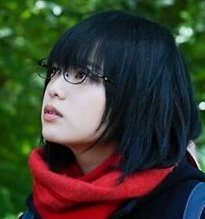
#> input picture notebook/csc420/assets/yurina.jpg, 205 x 219 px
$ jupyter execute linear_filters.ipynb
#> lines starting #> are read from the running program, lines starting #| are printed output that depends on the picture; after the words box and inside, x2 and y2 are one past the last pixel; in counts of white or black regions, pixels touching at a corner belong together
# Linear Filters

[cell 1]
import cv2
import numpy as np
from matplotlib import pyplot as plt
import math

def imshow(img, ax=None, title="", bgr=True):
    # since plt and cv2 have different RGB sorting
    if bgr:
        img = cv2.cvtColor(img,cv2.COLOR_BGR2RGB)
    if ax == None:
        plt.imshow(img.astype(np.uint8))
        plt.axis("off")
        plt.title(title)
    else:
        ax.imshow(img.astype(np.uint8))
        ax.set_axis_off()
        ax.set_title(title)

plt.rcParams["figure.figsize"] = (12,6)

## Images

Denote a image (matrix of integer values) as $I$
For gray-scale images, $I_{m\times n}$; where $I(i,j)$ is called intensity
For color images, $I_{m\times n\times \{1,2,3\}}$, 3 for RGB values

Alternatively, think of a grayscale image as a mapping $I:\mathbb N^2 \rightarrow \{0,1,...,255\}$, i.e. position $(i,j)\rightarrow$ gray-scale, where 0 is black, 255 is white

__Example__
For image $I(i,j)$; $I(i,j)+50$ lighten the image, $I(i,-j)$ rotate the image horizontally

[cell 2]
# load as gray scale
img_gray = cv2.imread("./assets/yurina.jpg", cv2.IMREAD_GRAYSCALE)
#> img_gray: shape (219, 205); min 0, max 246, mean 59.4
# load as colored
img = cv2.imread("./assets/yurina.jpg")
#> img is the input picture: shape (219, 205, 3); mean B, G, R 48.8, 61.5, 59.4

[cell 3]
img1 = cv2.add(img_gray, 50)
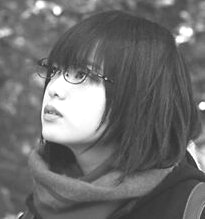
#> img1: shape (219, 205); min 50, max 255, mean 109.2
img2 = cv2.flip(img, 1)
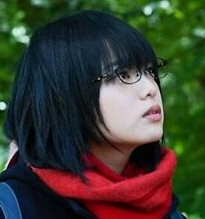
#> img2: shape (219, 205, 3); mean B, G, R 48.8, 61.5, 59.4

fig, axs = plt.subplots(2, 2, figsize = (8, 10))
imshow(img, axs[0][0], "I(i,j) colored")
imshow(img2, axs[0][1], "I(i,-j) colered")
imshow(img_gray, axs[1][0], "I(i,j) gray scale")
imshow(img1, axs[1][1], "I(i,j) + 50")

## Image filters
Modify the pixels in an image based on some function of a local neighborhood of each pixel

Can be used to enhance (denoise), detect patterns (matching), extract information (texture, edges)

### Boundary Effects
Consider the boundary of the image, there are three modes: `full, same, valid`

## Correlation
Given a image $I$, the filtered image is
$$G(i,j) = \sum_{u=-k}^k \sum_{v=-k}^k F(u,v)\cdot I(i+u, j + v)$$
The entries of the weight __kernel__ of __mask__ $F(u,v)$ are often called the __filter coefficients__
Denote this __correlation__ operator $F\otimes I$

OpenCV `cv2.filter2d`

We can also write correlation in a more compact form using vectors, i.e.

Let $\mathbf f = F$ be the kernel matrix, $\mathbf t_{ij} = T_{i,j}(I_{\{i-k, i+k\} \times \{j-k, j+k\}})$ be the matrix of the image centered at $(i,j)$ and of size $2k + 1$, then $G(i,j)=\mathbf f\cdot \mathbf t_{ij}$

And the full image
$$\mathbf G_{m\times n} =
\begin{bmatrix}
G(0,0) &G(0, 1)&... &G(0, n) \\
G(1,0) &G(1, 1)&... &G(1, n) \\
... &...&... &... \\
G(m,0) &G(m, 1)&... &G(m, n) \\
\end{bmatrix}$$

## Example of Filter kernels

### Unchanged
\begin{bmatrix}
0 &0 &0 \\
0 &1 &0 \\
0 &0 &0
\end{bmatrix}
### shifting to the left by 1px
\begin{bmatrix}
0 &0 &0 \\
0 &0 &1 \\
0 &0 &0
\end{bmatrix}

[cell 4]
k_shifting = np.zeros((50,50))
k_shifting[0, 25] = 1
img_shifting = cv2.filter2D(img, -1, k_shifting)
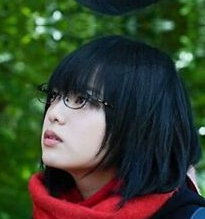
#> img_shifting: shape (219, 205, 3); mean B, G, R 49, 67.6, 57.4

fig, axs = plt.subplots(1, 2, figsize=(8, 4))
imshow(img, axs[0], "Original")
imshow(img_shifting, axs[1], "Shifted to the bottom by 25px")

## Sharpening
$$M1 = \begin{bmatrix}
0 &0 &0 \\
0 &2 &0 \\
0 &0 &0
\end{bmatrix} -
\frac{1}{9}
\begin{bmatrix}
1 &1 &1 \\
1 &1 &1 \\
1 &1 &1
\end{bmatrix}$$
To enhance the effect, using a larger center value
$$M2 = \begin{bmatrix}
0 &0 &0 \\
0 &5 &0 \\
0 &0 &0
\end{bmatrix} -
\frac{4}{9}
\begin{bmatrix}
1 &1 &1 \\
1 &1 &1 \\
1 &1 &1
\end{bmatrix}$$
If we enlarge the matrix to 5
$$M3 = \vec 0_{5\times 5} + [5]_{center} -
\frac{4}{25}
J_{5\times 5}$$

[cell 5]
k_sharp_3_2 = np.zeros((3,3), np.float32)
k_sharp_3_2[1,1] = 2
k_sharp_3_2 = k_sharp_3_2 - np.ones((3,3), np.float32) / 9
img_sharp_3_2 = cv2.filter2D(img, -1, k_sharp_3_2)

k_sharp_3_5 = np.zeros((3,3), np.float32)
k_sharp_3_5[1,1] = 5
k_sharp_3_5 = k_sharp_3_5 - np.ones((3,3), np.float32) *4 / 9
img_sharp_3_5 = cv2.filter2D(img, -1, k_sharp_3_5)

k_sharp_5_5 = np.zeros((5,5), np.float32)
k_sharp_5_5[1,1] = 5
k_sharp_5_5 = k_sharp_5_5 - np.ones((5,5), np.float32) *4 / 25
img_sharp_5_5 = cv2.filter2D(img, -1, k_sharp_5_5)
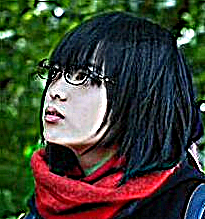
#> img_sharp_5_5: shape (219, 205, 3); mean B, G, R 52.1, 65, 62.9

fig, axs = plt.subplots(1, 3, figsize=(12, 4))
imshow(img_sharp_3_2, axs[0], "Sharpen by M1")
imshow(img_sharp_3_5, axs[1], "Enhanced effect, Sharpen by M2")
imshow(img_sharp_5_5, axs[2], "Enhanced effect, Sharpen by M3")

## Smoothing

### Smoothing 1: Moving Averaging filter
Simplest thing is to replace each pixel by the __average__ of its neighbors, i.e.
$F$ will be a $(2k+1)^{-2} J_{(2k+1)\times (2k+1)}$ matrix

__Assumption__ neighboring pixels are similar, and noise is independent of pixels.

For example, the following uses $\frac{1}{9}J_{3\times 3}$ and $\frac{1}{25}J_{5\times 5}$, note that the matrix should add up to one, hence the image is normalized.

[cell 6]
k_3 = np.ones((3,3),np.float32) / 9
img_3 = cv2.filter2D(img,-1,k_3)

k_5 = np.ones((5,5),np.float32) / 25
img_5 = cv2.filter2D(img,-1,k_5)

k_11 = np.ones((11,11),np.float32) / 121
img_11 = cv2.filter2D(img,-1,k_11)

fig, axs = plt.subplots(1, 3, figsize=(12, 4))
imshow(img_3, axs[0], "k=1")
imshow(img_5, axs[1], "k=2")
imshow(img_11, axs[2], "k=5")

### Smoothing 2: Gaussian Filter
When we want nearest neighboring pixels to have the most influence on the output, which can removes high-frequency components from the image (low-pass filter).

For example,
$$F = \frac{1}{16}
\begin{bmatrix}
1 &2 &1 \\
2 &4 &2 \\
1 &2 &1
\end{bmatrix}$$

The Gaussian kernel is an approximation of a 2d Gaussian function
$$h_{\sigma}(u,v)=\frac{1}{2\pi \sigma^2}\exp(-\frac{u^2 + v^2}{\sigma^2})$$

[cell 7]
# simple version of a square Gaussian function
# this filter is equivalent to cv2.GaussianBlur(img, (size, size), sigma)
def Gaussian(size, sigma):
    coef = 1 / (2 * math.pi * sigma **2)
    gaus = np.fromfunction(lambda x, y: coef * math.e \
                           ** ((-1*((x-(size-1)/2)**2+(y-(size-1)/2)**2))/(2*sigma**2)), (size, size))
    return gaus / np.sum(gaus)

[cell 8]
fig, axs = plt.subplots(3, 3, figsize=(12, 12))
for r in range(3):
    for c in range(3):
        size = 5 * (r + 1)
        sigma = 2 * c + 1
        title = str(size) + "*" + str(size)+", sigma = " + str(sigma)
        imshow(cv2.filter2D(img, -1, Gaussian(size, sigma)), axs[r][c], title)
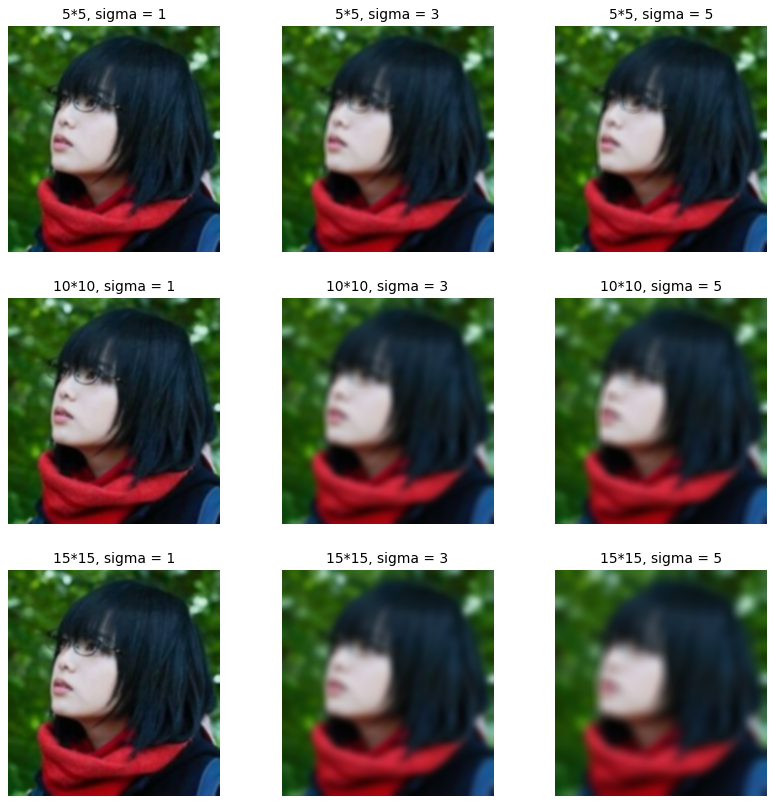
#> figure drawn by matplotlib, 9 panels

[cell 9]
fig, axs = plt.subplots(3, 3, figsize=(12, 12))
for r in range(3):
    for c in range(3):
        size = 5 * (r + 1)
        sigma = 2 * c + 1
        title = str(size) + "*" + str(size)+", sigma = " + str(sigma)
        axs[r][c].imshow(Gaussian(size,sigma), interpolation='bilinear')
        axs[r][c].set_title(title)
        axs[r][c].set_axis_off()

A more general form of the Gaussian kernel is obtained by the multi-variante Gaussian distribution $\mathcal N(\mu, \Sigma)$, where
$$P(\vec x) = \frac{1}{(2\pi)^{d/2} |\Sigma|^{1/2}} \exp(-\frac{(\vec x - \mu)^T \Sigma^{-1}(\vec x - \mu)}{2})$$

### Properties of Smoothing
- All values are positive
- The kernel sums up to 1 to prevent re-scaling of the image
- Remove high-frequency components (edges); low-pass filter

### Filtering image to find image crop (Normalized cross-correlation)
Let $\mathbf f$ be a image crop, $\mathbf t$ be the original image, then $G(i,j) = \frac{\mathbf f^T \mathbf t_{ij}}{\|\mathbf f^T \|\|\mathbf t_{ij}\|}$ is the "normalized score" $(0\sim 1)$, where $1$ indicates the matching

Consider the following image crop

[cell 10]
img_crop = img.copy()
cv2.rectangle(img_crop, (15, 35), (65, 85), 255)
#> img_crop: shape (219, 205, 3); 0.45% of pixels changed, all inside (x1, y1, x2, y2) = (15, 35, 66, 86)

crop = img[35: 85, 15: 65]
fig, axs = plt.subplots(1, 3, figsize=(12,4));
imshow(img_crop, axs[0], "image")

matched = cv2.matchTemplate(img, crop, cv2.TM_CCORR_NORMED)
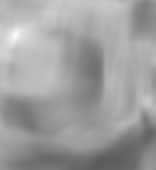
#> matched: shape (170, 156) float32; min 0.363, max 1, mean 0.623
imshow(matched * 255, axs[1], "matching score")

loc = np.where(matched == 1)
#> loc = ([35], [15])
# Draw a rectangle around the matched region.
for pt in zip(*loc[::-1]):
    cv2.rectangle(img_crop, pt, (pt[0] + 50, pt[1] + 50), (255,255,255))
#> this loop made 1 pass
#> pt on pass 1: (15, 35)
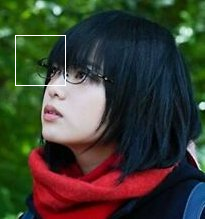
#> img_crop: shape (219, 205, 3); mean B, G, R 49.7, 62.2, 60.3

imshow(img_crop, axs[2], "find")

## Convolution

A convolution $F*I$ is equivalent to flip $F$ along the diagonal and apply correlation. i.e.
$$G(i,j) = \sum_{u=-k}^k\sum_{v={-k}}^k F(u,v)\cdot I(i-u, j-v)$$

Obviously, for a symmetric filter matrix, convolution and correlation will do the same

Convolution is the natural linear feature, and it is
- commutative $f*g = g*f$,
- associative $f*(g*h) = (f*g)*h$,
- distributive $f*(g+h)=f*g + f*h$
- associative with scalar $\lambda (f*g)=(\lambda f)*g$
- The Fourier transform of two convolved images is the product of their individual Fourier transforms $\mathcal F(f*g) =\mathcal F(f)\cdot \mathcal F(g)$

## Separable Filters
A convolution filter is separable if it can be written as the outer product of two 1D filters. i.e. $F = vh^T$, then $F*I = v*(h*I)$ by associative property.

__Example__
$$ k^{-2} J = k^{-1}[1 \:1 \:... \:1]^T k^{-1}[1 \:1 \:... \:1]$$

$$ \frac{1}{16}
\begin{bmatrix}
1 &2 &1 \\
2 &4 &2 \\
1 &2 &1
\end{bmatrix}
= \frac{1}{4}
\begin{bmatrix}
1\\ 2\\ 1
\end{bmatrix}
\frac{1}{4}
\begin{bmatrix}
1&2&1
\end{bmatrix}$$

$$
\begin{bmatrix}
-1 &0 &1 \\
-2 &0 &2 \\
-1 &0 &1
\end{bmatrix}
=
\begin{bmatrix}
1\\ 2\\ 1
\end{bmatrix}
\begin{bmatrix}
-1&0&1
\end{bmatrix}$$

[cell 11]
kernel = np.array([[-1, 0, 1],
                   [-2, 0, 2],
                   [-1, 0, 1]])
kernel_h = np.array([1, 0, -1])
kernel_v = np.array([[1], [2], [1]])
img_k = cv2.filter2D(img_gray, -1, kernel, delta=0)
img_k1 = cv2.filter2D(img_gray, -1, kernel_v, delta=0)
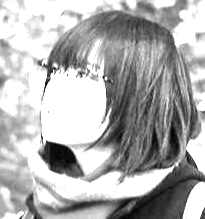
#> img_k1: shape (219, 205); min 1, max 255, mean 174.9
img_k2 = cv2.filter2D(img_k1, -1, kernel_h, delta=0)
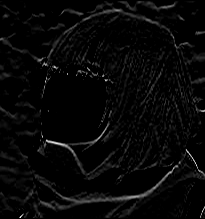
#> img_k2: shape (219, 205); min 0, max 233, mean 7.6

fig, axs = plt.subplots(1, 3, figsize=(12, 4))
imshow(img_k, axs[0], "kernel")
imshow(img_k1, axs[1], "v")
imshow(img_k2, axs[2], "vh")

[cell 12]
fig, axs = plt.subplots(3,3, figsize=(12, 12))
for i in range(3):
    for j in range(3):
        a = np.random.rand(1, 10)
        b = np.random.rand(10, 1)
        axs[i][j].imshow(a * b)
        axs[i][j].set_axis_off()
fig.suptitle("Examples of separable filters");
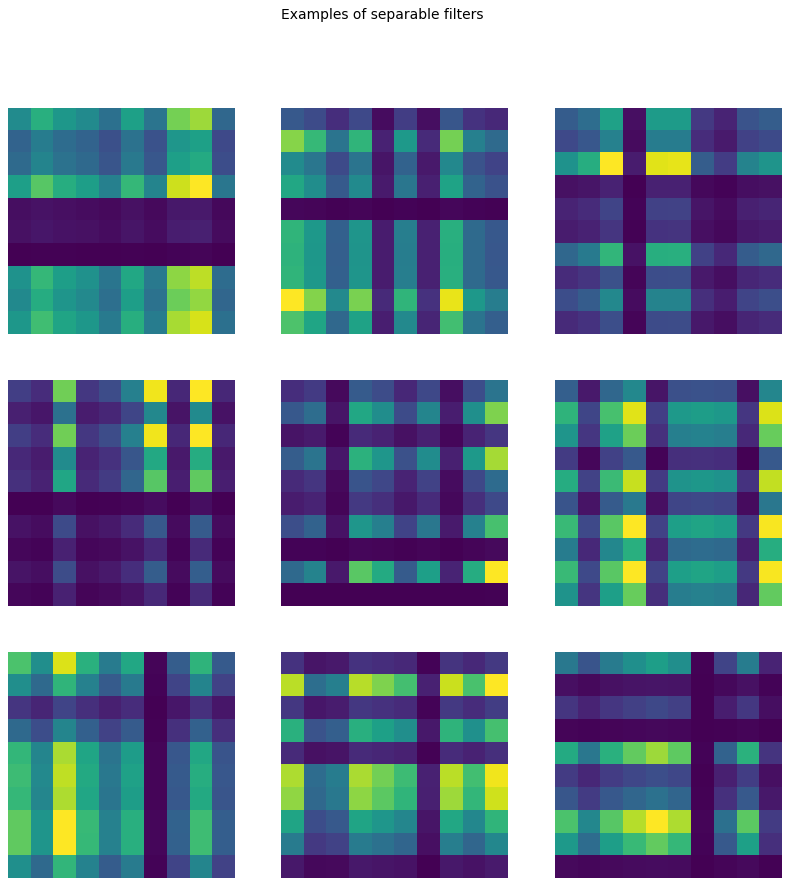
#> figure drawn by matplotlib, 9 panels
